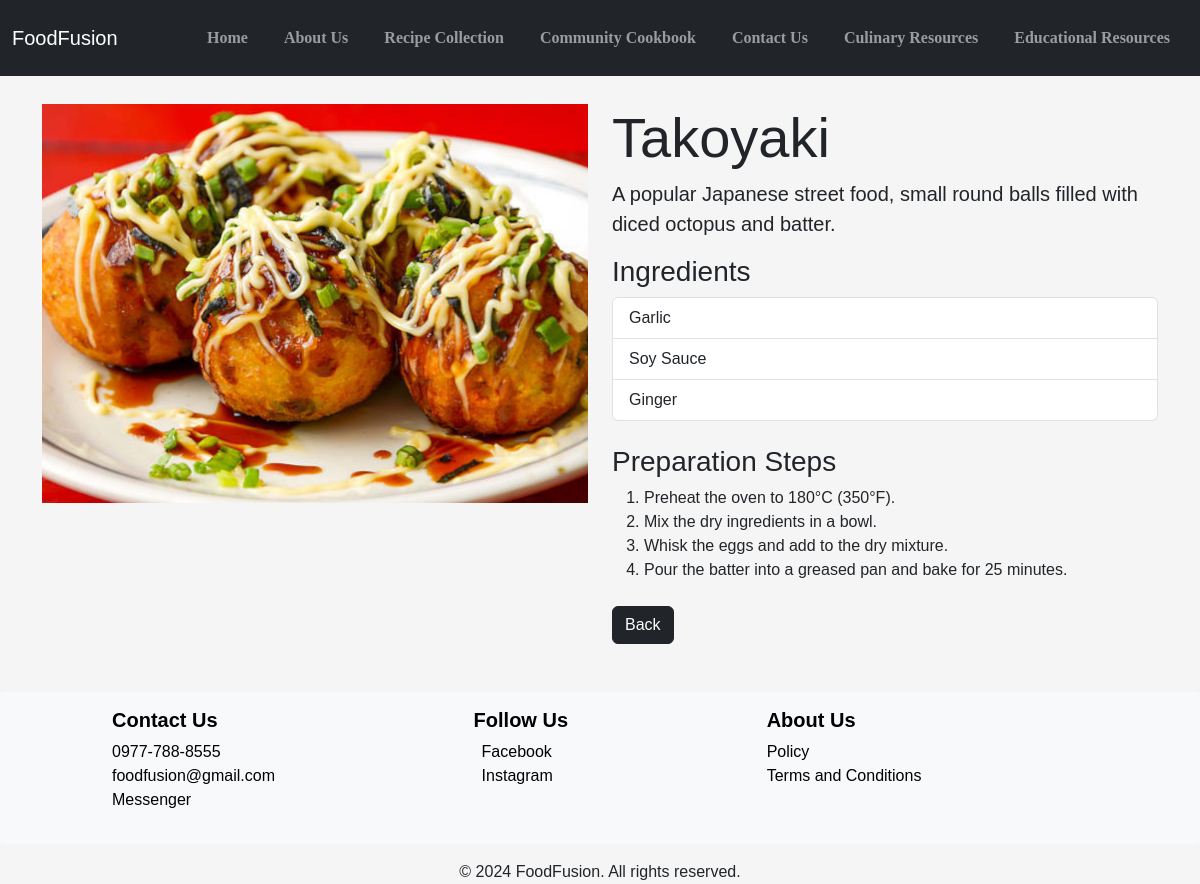
/detail.php?recipe_id=8, run on the app's committed database.
### tables this page shows
CREATE TABLE `recipe` (
  `recipe_id` int(11) NOT NULL,
  `recipe_name` varchar(255) NOT NULL,
  `country_id` int(11) DEFAULT NULL,
  `recipe_img` varchar(255) DEFAULT NULL,
  `difficulty_id` int(11) DEFAULT NULL,
  `description` text DEFAULT NULL
);

CREATE TABLE `ingredient` (
  `ingre_id` int(11) NOT NULL,
  `ingre_name` varchar(255) NOT NULL
);

### detail.php (the view, shortened to what this page needs)
<?php
$host = 'localhost';
$dbname = 'backendproject';
$username = 'root';
$password = '';
try {
    $pdo = new PDO("mysql:host=$host;dbname=$dbname", $username, $password);
    $pdo->setAttribute(PDO::ATTR_ERRMODE, PDO::ERRMODE_EXCEPTION);
    if (isset($_GET['recipe_id']) && is_numeric($_GET['recipe_id'])) {
        $recipe_id = intval($_GET['recipe_id']);
        $recipe_stmt = $pdo->prepare("SELECT * FROM recipe WHERE recipe_id = :recipe_id");
        $recipe_stmt->execute(['recipe_id' => $recipe_id]);
        $recipe = $recipe_stmt->fetch(PDO::FETCH_ASSOC);
        $ingredients_stmt = $pdo->prepare(
            "SELECT i.ingre_name AS ingredient_name
             FROM ingredient i
             INNER JOIN recipe_ingredient ri ON i.ingre_id = ri.ingre_id
             WHERE ri.recipe_id = :recipe_id"
        );
        $ingredients_stmt->execute(['recipe_id' => $recipe_id]);
        $ingredients = $ingredients_stmt->fetchAll(PDO::FETCH_ASSOC);
    } else {
        echo "Invalid Recipe ID!";
        exit;
    }
} catch (PDOException $e) {
    echo "Connection failed: " . $e->getMessage();
    error_log("Database Error: " . $e->getMessage());
    exit;
}
?>
<!DOCTYPE html>
<html lang="en">
<head>
    <link href="https://cdn.jsdelivr.net/npm/bootstrap@5.3.3/dist/css/bootstrap.min.css" rel="stylesheet">
</head>
<body>
    <?php include 'header.php'; ?>
    <div class="container my-5 recipe-detail">
        <div class="row">
            <div class="col-md-6">
                <img src="image/<?= htmlspecialchars($recipe['recipe_img'] ?? 'default.png') ?>"
                     alt="<?= htmlspecialchars($recipe['recipe_name'] ?? 'Recipe') ?>"
                     class="img-fluid">
            </div>
            <div class="col-md-6">
                <h1 class="display-4"><?= htmlspecialchars($recipe['recipe_name'] ?? 'Recipe Name') ?></h1>
                <p class="lead"><?= htmlspecialchars($recipe['description'] ?? 'No description available.') ?></p>
                <h3>Ingredients</h3>
                <ul class="list-group mb-4">
                    <?php if (!empty($ingredients)): ?>
                        <?php foreach ($ingredients as $ingredient): ?>
                            <li class="list-group-item"><?= htmlspecialchars($ingredient['ingredient_name']) ?></li>
                        <?php endforeach; ?>
                    <?php else: ?>
                        <li class="list-group-item">No ingredients listed for this recipe.</li>
                    <?php endif; ?>
                </ul>
                <h3>Preparation Steps</h3>
                <ol class="mb-4">
                    <li>Preheat the oven to 180°C (350°F).</li>
                    <li>Mix the dry ingredients in a bowl.</li>
                    <li>Whisk the eggs and add to the dry mixture.</li>
                    <li>Pour the batter into a greased pan and bake for 25 minutes.</li>
                </ol>
                <a href="reciepeCollection.php" class="btn btn-dark text-white">Back</a>
            </div>
        </div>
    </div>
    <?php include 'footer.php'; ?>
</body>
</html>

### style.css (style rules this page uses)
body { font-family: Arial, sans-serif; font-size: 16px; background-color: #f5f5f5; padding-top: 56px; }

### detail.php (style rules this page uses)
.recipe-detail img { width: 100%; height: auto; }

### data on the page
recipe: recipe_img (picture), recipe_name "Takoyaki", description "A popular Japanese street food, small round balls filled with diced octopus and batter."
ingredient: ingre_name "Garlic"
ingredient: ingre_name "Soy Sauce"
ingredient: ingre_name "Ginger"
